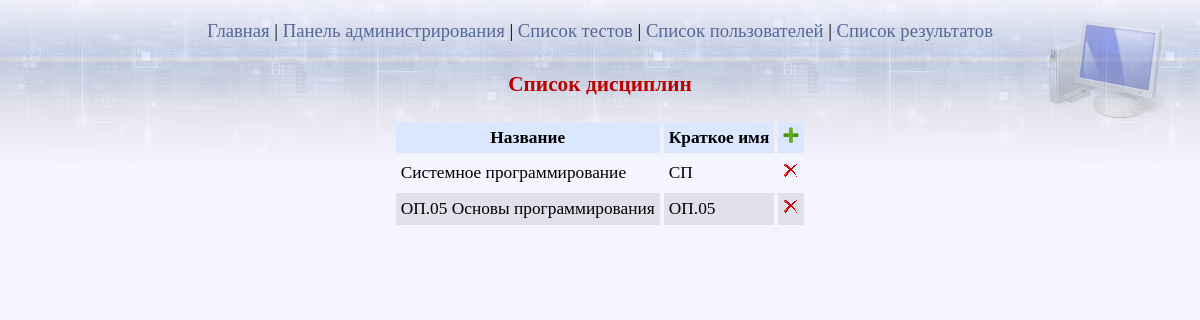
The page /admin.php?disc=1 (signed in) on the database its author committed.
### tables this page shows
CREATE TABLE IF NOT EXISTS `discipline` (
  `ID` int(11) NOT NULL AUTO_INCREMENT,
  `NAME` varchar(255) NOT NULL,
  `SHORT` varchar(255) NOT NULL,
  PRIMARY KEY (`ID`)
);

### admin.php (the view, shortened to what this page needs)
<!DOCTYPE HTML PUBLIC "-//W3C//DTD HTML 4.01//EN"  "http://www.w3.org/TR/html4/strict.dtd">
<html>
<head>
<link href="style.css" rel="stylesheet" type="text/css" />
</head>
<body style="overflow:auto;">
<div id='pict_box'></div>
<div id='header_menu'>
	<a href='admin.php?close=1'>Главная</a> |
<?php
if (isset($_GET['spec']) || isset($_GET['disc']) || isset ($_GET['setup']))
{
	echo "<a href='admin.php'>Панель администрирования</a> | ";
}
else
{
	echo "Панель администрирования | ";
}
?>
	<a href="admin/test_list.php">Список тестов</a> |
	<a href="admin/user_list.php">Список пользователей</a> |
	<a href="admin/result_list.php">Список результатов</a>
</div>
<div id='content'>
<form name='mainform' method='POST'>
<center>
<?php
if (isset($_GET['disc']))
{
	if (!isset($_GET['create']))
	{
		echo '
		<h3>Список дисциплин</h3>	';
		$load_discipline = mysql_query("SELECT * FROM `discipline` ORDER BY NAME DESC") or die ("Ошибка загрузки дисциплин");
		echo "
		<table cellpadding=5 cellspacing=4>
		<tr  bgcolor=#DBE7FF>
			<th>Название</th>
			<th>Краткое имя</th>
			<th><a title='Добавить дисциплину' href='admin.php?disc=1&create=1'><img src='images/buttons/add_btn.png'  alt='Доб.'></a></th>
		</tr>
		";
		if (mysql_num_rows($load_discipline)>0)
		{
			$j=0;
			while ($disc_list = mysql_fetch_assoc($load_discipline))
			{
				if ( ($j % 2) == 0)
				{
					$tr_color = "bgcolor='#F5F5FF'";
				}
				else
				{
					$tr_color = "bgcolor='#E1E1EB'";
				}
				$j++;
				echo "
				<tr ".$tr_color.">
					<td>".$disc_list['NAME']."</td>
					<td>".$disc_list['SHORT']."</td>
					<td><a title='Удалить дисциплину' href='admin.php?disc=1&deleteid=".$disc_list['ID']."'><img src='images/buttons/delete_btn.png'  alt='Удал.'></a></td>
				</tr>
				";
			}
		echo "</table>";
		}
	}
}
?>
</center>
</form>
</div>
</body>
</html>

### style.css (style rules this page uses)
th a { text-decoration: underline; font-size:13pt; color: #000; }
body { font-size: 13pt; background: #F5F5FF url(images/plate3.png) repeat-x; }
html { overflow:hidden; }
a img { border: 0; text-align:center; }
h3 { text-decoration: none; font-weight:bold; color: #bb0000; font-size:16pt; text-align:center; width:100%; padding: 0px 0; }
a { text-decoration: underline; font-size:14pt; color: #556699; text-align: center; }
center { padding:0; margin:0; }
table { border:0; border-color:#F5F5FF; }
#content { clear:both; text-align:center; padding:0; margin:0; width:100%; }
#header_menu { float:left; clear: both; padding: 12px 0 2px 0; margin: 0; width:100%; height:50px; font-size:14pt; text-align:center; text-decoration: none; font-size:14pt; color: #000 }
#header_menu a { text-decoration: none; color: #556699; }
#pict_box { position: absolute; right: 3%; top:20px; width:95px; height:80px; overflow: hidden; background:url(images/comp.png); text-align:left; padding:10px; }

### rows shown on the page
discipline: NAME "Системное программирование", SHORT "СП"
discipline: NAME "ОП.05 Основы программирования", SHORT "ОП.05"
